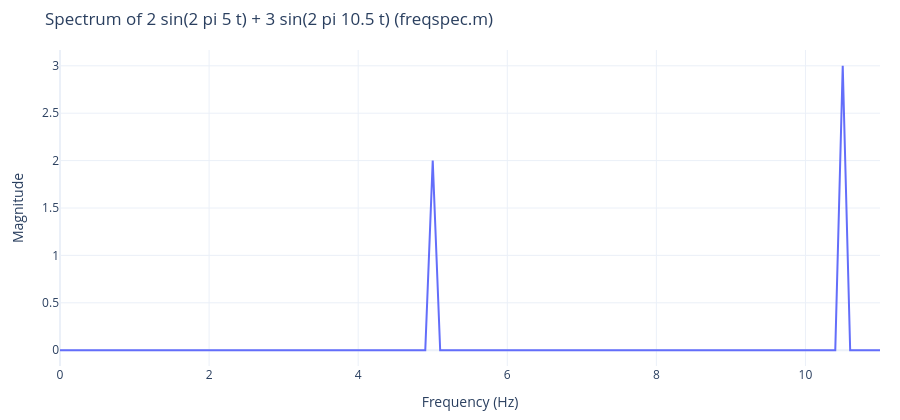
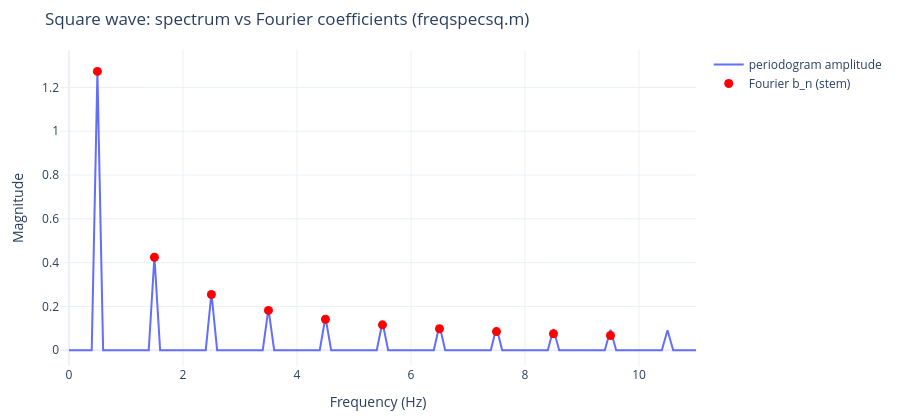

The notebook cell saved with these charts, in order:
### Markdown cell above
## 2. 頻譜（`freqspecsq.m`、`freqspec.m`）

```matlab
Fs=22; dt=1/Fs; nfft=Fs*10;            % 解析度 Fs/nfft = 0.1 Hz
t=0:dt:nfft*dt;
x(ii)=(-1)^floor(t(ii));               % freqspecsq.m：方波
x=2*sin(2*pi*5*t)+3*sin(2*pi*10.5*t);  % freqspec.m：兩個弦波
[Pxx,f]=periodogram(x,[],'onesided',nfft,Fs);
psdplot(sqrt(2*Pxx*Fs/length(x)),f,'Hz','linear','Spectrum')   % 換算成各頻率成分的振幅
stem(fn,bn)                            % 與傅立葉係數 bn=4/((2n-1)pi)、fn=(2n-1)/2 Hz 比較
```
單邊功率譜 $P_{xx}$ 換算成振幅：對 $A\sin(2\pi f_0t)$，峰值 $\sqrt{2P_{xx}F_s/N}=A$。
原程式取 `t=0:dt:nfft*dt` 共 nfft+1 點但 `nfft` 只有 220；這裡取前 220 點（剛好 10 秒、整數個週期）。
（`freqspec.m` 最後的 `specgram` 視窗長度等於整段訊號，只有一個時間切片，這裡不畫。）

### Code cell
Fs, nfft = 22, 220
t = np.arange(nfft) / Fs


def amp_spectrum(x):
    f, P = signal.periodogram(x, fs=Fs, nfft=nfft, window="boxcar", detrend=False, return_onesided=True, scaling="density")
    return f, np.sqrt(2 * P * Fs / len(x))


x = 2 * np.sin(2 * np.pi * 5 * t) + 3 * np.sin(2 * np.pi * 10.5 * t)
f, A = amp_spectrum(x)
fig = go.Figure(go.Scatter(x=f, y=A, name="amplitude"))
show(fig, "Spectrum of 2 sin(2 pi 5 t) + 3 sin(2 pi 10.5 t) (freqspec.m)", xlab="Frequency (Hz)", ylab="Magnitude")
for f0 in (5.0, 10.5):
    print(f"freqspec: peak at {f[np.argmin(np.abs(f - f0))]:.1f} Hz, amplitude = {A[np.argmin(np.abs(f - f0))]:.4f}")
print(f"Parseval: sum(x^2) = {np.sum(x**2):.2f}, (N/2) sum(A^2) = {len(x) / 2 * np.sum(A**2):.2f}  (MATLAB Pxxsum = sum(Pxx*Fs))")

xs = square(t + 1e-9)
f, A = amp_spectrum(xs)
fn = (2 * np.arange(1, 11) - 1) / 2
bn = 4 / (2 * np.arange(1, 11) - 1) / np.pi
fig = go.Figure([go.Scatter(x=f, y=A, name="periodogram amplitude"),
                 go.Scatter(x=fn, y=bn, mode="markers", marker=dict(size=9, color="red"), name="Fourier b_n (stem)")])
show(fig, "Square wave: spectrum vs Fourier coefficients (freqspecsq.m)", xlab="Frequency (Hz)", ylab="Magnitude")
for n in range(3):
    i = np.argmin(np.abs(f - fn[n]))
    print(f"freqspecsq: {fn[n]:.1f} Hz  spectrum = {A[i]:.4f}  b_n = {bn[n]:.4f}")
print("(small differences come from sampling: 22 samples per second of a square wave is not exactly band-limited)")

### Figure 1 — Plotly figure (JSON) as saved in the notebook; plotly's stock layout.template omitted (floating-point values rounded to 4 significant figures)
{"data": [{"name": "amplitude", "type": "scatter", "x": [0.0, 0.1, 0.2, 0.3, 0.4, 0.5, 0.6, 0.7, 0.8, 0.9, 1.0, 1.1, 1.2, 1.3, 1.4, 1.5, 1.6, 1.7, 1.8, 1.9, 2.0, 2.1, 2.2, 2.3, 2.4, 2.5, 2.6, 2.7, 2.8, 2.9, 3.0, 3.1, 3.2, 3.3, 3.4, 3.5, 3.6, 3.7, 3.8, 3.9, 4.0, 4.1, 4.2, 4.3, 4.4, 4.5, 4.6, 4.7, 4.8, 4.9, 5.0, 5.1, 5.2, 5.3, 5.4, 5.5, 5.6, 5.7, 5.8, 5.9, 6.0, 6.1, 6.2, 6.3, 6.4, 6.5, 6.6, 6.7, 6.8, 6.9, 7.0, 7.1, 7.2, 7.3, 7.4, 7.5, 7.6, 7.7, 7.8, 7.9, 8.0, 8.1, 8.2, 8.3, 8.4, 8.5, 8.6, 8.7, 8.8, 8.9, 9.0, 9.1, 9.2, 9.3, 9.4, 9.5, 9.6, 9.7, 9.8, 9.9, 10.0, 10.1, 10.2, 10.3, 10.4, 10.5, 10.6, 10.7, 10.8, 10.9, 11.0], "y": [1.471e-15, 6.293e-15, 8.27e-15, 1.182e-14, 1.467e-14, 8.26e-15, 1.175e-14, 5.879e-15, 4.015e-15, 3.697e-15, 5.661e-15, 4.702e-15, 7.14e-15, 1.548e-14, 1.873e-14, 6.33e-15, 9.482e-15, 3.955e-15, 2.169e-15, 8.726e-16, 1.823e-15, 6.858e-16, 3.547e-15, 6.084e-15, 3.689e-15, 4.074e-15, 3.021e-15, 3.303e-15, 9.308e-16, 4.579e-15, 6.076e-16, 2.863e-15, 1.022e-15, 2.437e-15, 1.772e-15, 3.352e-15, 1.871e-15, 2.673e-15, 4.147e-16, 1.791e-15, 5.083e-15, 2.953e-15, 2.558e-15, 7.509e-15, 9.614e-15, 5.379e-15, 1.464e-14, 1.412e-14, 8.836e-15, 1.143e-14, 2.0, 1.952e-15, 3.295e-16, 7.731e-15, 1.201e-14, 9.096e-15, 1.767e-14, 1.63e-14, 6.138e-15, 2.491e-15, 5.291e-15, 3.977e-15, 9.752e-15, 7.623e-15, 5.692e-15, 6.688e-16, 5.292e-15, 2.831e-15, 1.009e-15, 3.647e-15, 2.957e-15, 5.157e-15, 7.195e-15, 5.911e-15, 4.315e-15, 4.259e-15, 6.307e-15, 5.13e-15, 7.589e-15, 3.426e-15, 1.741e-15, 5.558e-15, 4.375e-15, 9.73e-15, 1.554e-14, 1.337e-14, 8.252e-15, 5.021e-15, 2.035e-15, 5.665e-15, 4.204e-15, 6.887e-15, 5.491e-15, 5.359e-15, 1.309e-14, 2.107e-14, 1.703e-14, 1.028e-14, 5.851e-15, 7.784e-15, 5.771e-15, 2.495e-15, 6.217e-15, 5.77e-15, 1.944e-15, 3.0, 1.752e-14, 1.64e-14, 1.268e-14, 7.497e-15, 2.918e-15]}], "layout": {"height": 420, "margin": {"b": 50, "l": 60, "r": 20, "t": 50}, "title": {"text": "Spectrum of 2 sin(2 pi 5 t) + 3 sin(2 pi 10.5 t) (freqspec.m)"}, "xaxis": {"title": {"text": "Frequency (Hz)"}}, "yaxis": {"title": {"text": "Magnitude"}}}}

### Figure 2 — Plotly figure (JSON) as saved in the notebook; plotly's stock layout.template omitted (floating-point values rounded to 4 significant figures)
{"data": [{"name": "periodogram amplitude", "type": "scatter", "x": [0.0, 0.1, 0.2, 0.3, 0.4, 0.5, 0.6, 0.7, 0.8, 0.9, 1.0, 1.1, 1.2, 1.3, 1.4, 1.5, 1.6, 1.7, 1.8, 1.9, 2.0, 2.1, 2.2, 2.3, 2.4, 2.5, 2.6, 2.7, 2.8, 2.9, 3.0, 3.1, 3.2, 3.3, 3.4, 3.5, 3.6, 3.7, 3.8, 3.9, 4.0, 4.1, 4.2, 4.3, 4.4, 4.5, 4.6, 4.7, 4.8, 4.9, 5.0, 5.1, 5.2, 5.3, 5.4, 5.5, 5.6, 5.7, 5.8, 5.9, 6.0, 6.1, 6.2, 6.3, 6.4, 6.5, 6.6, 6.7, 6.8, 6.9, 7.0, 7.1, 7.2, 7.3, 7.4, 7.5, 7.6, 7.7, 7.8, 7.9, 8.0, 8.1, 8.2, 8.3, 8.4, 8.5, 8.6, 8.7, 8.8, 8.9, 9.0, 9.1, 9.2, 9.3, 9.4, 9.5, 9.6, 9.7, 9.8, 9.9, 10.0, 10.1, 10.2, 10.3, 10.4, 10.5, 10.6, 10.7, 10.8, 10.9, 11.0], "y": [0.0, 4.635e-17, 1.997e-17, 8.676e-17, 2.021e-17, 1.274, 2.017e-17, 2.574e-17, 1.99e-17, 1.364e-17, 8.777e-18, 0.0, 1.809e-17, 9.013e-19, 3.259e-17, 0.4277, 3.288e-17, 1.541e-17, 1.229e-17, 1.642e-17, 8.845e-18, 5.645e-18, 2.453e-18, 3.346e-18, 6.172e-18, 0.2601, 2.889e-17, 4.508e-17, 5.686e-17, 5.805e-18, 2.633e-17, 2.06e-18, 8.785e-18, 3.163e-18, 5.225e-18, 0.1897, 3.674e-18, 8.98e-18, 4.018e-17, 8.049e-18, 6.855e-17, 3.072e-18, 4.383e-18, 1.046e-17, 0.0, 0.1517, 9.709e-18, 7.899e-18, 7.793e-18, 1.636e-17, 1.755e-17, 1.491e-17, 7.546e-18, 1.689e-18, 6.723e-18, 0.1286, 6.534e-18, 1.595e-18, 6.925e-18, 1.33e-17, 1.755e-17, 1.378e-17, 6.372e-18, 6.273e-18, 7.487e-18, 0.1136, 0.0, 7.372e-18, 2.997e-18, 2.037e-18, 3.165e-17, 5.012e-18, 2.423e-17, 5.242e-18, 2.075e-18, 0.1036, 2.757e-18, 1.612e-18, 4.319e-18, 9.767e-19, 1.963e-17, 2.552e-18, 2.403e-17, 1.83e-17, 1.125e-17, 0.09703, 2.202e-18, 1.14e-18, 7.971e-19, 1.745e-18, 8.845e-18, 4.567e-18, 3.231e-18, 3.816e-18, 7.647e-18, 0.09304, 6.604e-18, 1.693e-19, 3.131e-18, 0.0, 8.777e-18, 1.763e-18, 2.284e-18, 2.581e-18, 1.732e-18, 0.09114, 1.156e-18, 3.719e-18, 5.704e-19, 6.619e-19, 0.0]}, {"marker": {"color": "red", "size": 9}, "mode": "markers", "name": "Fourier b_n (stem)", "type": "scatter", "x": [0.5, 1.5, 2.5, 3.5, 4.5, 5.5, 6.5, 7.5, 8.5, 9.5], "y": [1.273, 0.4244, 0.2546, 0.1819, 0.1415, 0.1157, 0.09794, 0.08488, 0.0749, 0.06701]}], "layout": {"height": 420, "margin": {"b": 50, "l": 60, "r": 20, "t": 50}, "title": {"text": "Square wave: spectrum vs Fourier coefficients (freqspecsq.m)"}, "xaxis": {"title": {"text": "Frequency (Hz)"}}, "yaxis": {"title": {"text": "Magnitude"}}}}
